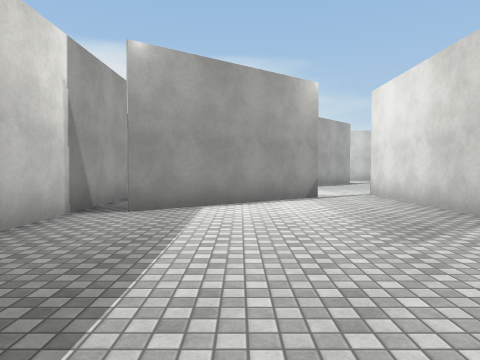
[1] (above)

21 first-person views from a walk through a Unity game level. The camera is 1.4 m above the floor, tilts 2° down and sees 70° across. The floor is counted in squares, 2 m on a side. Each view is taken from the middle of a square. On the plan, view 1 faces up. The plan holds only what a view shows up to about 11 squares ahead; the rest is blank. The player is left out. Surface patterns are stand-ins for the level's own textures.

[2]
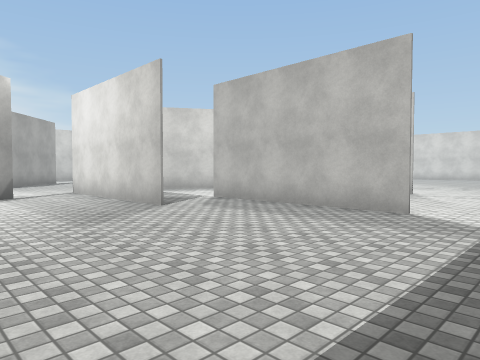

[3]
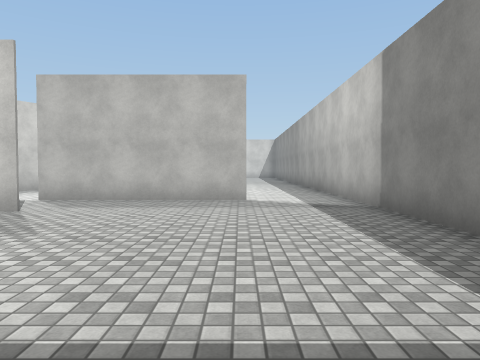

[4]
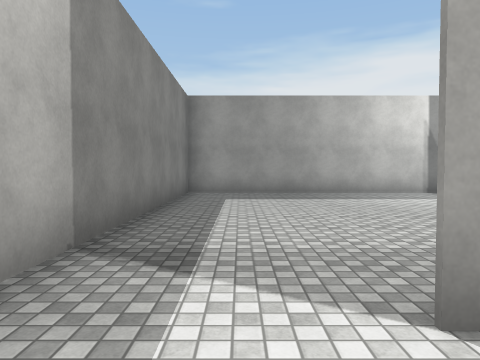

[5]
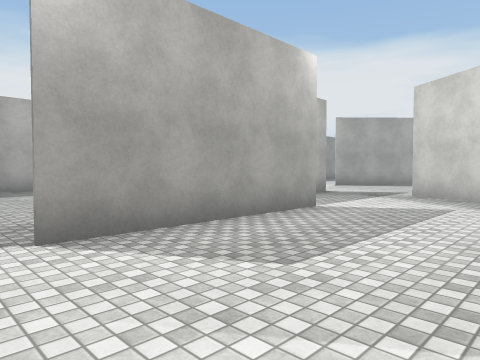

[6]
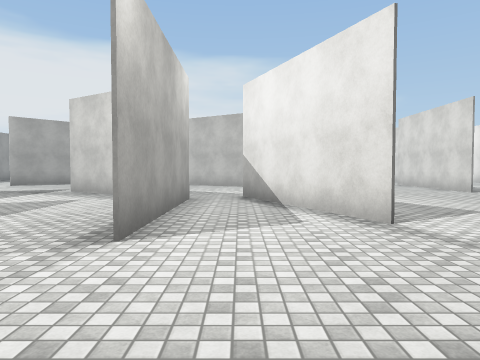

[7]
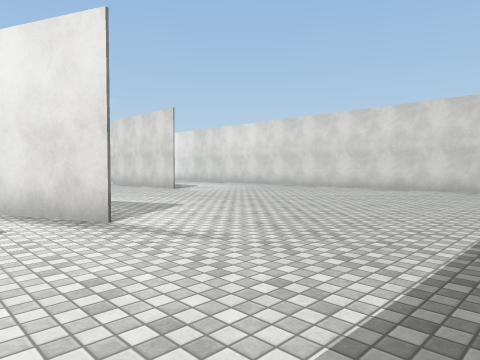

[8]
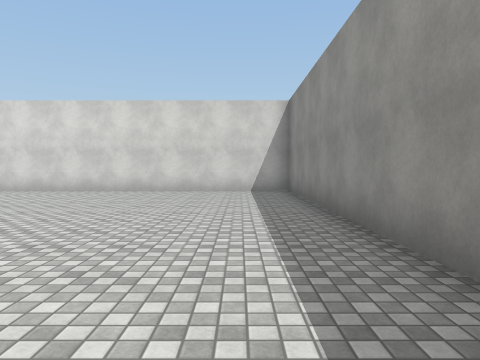

[9]
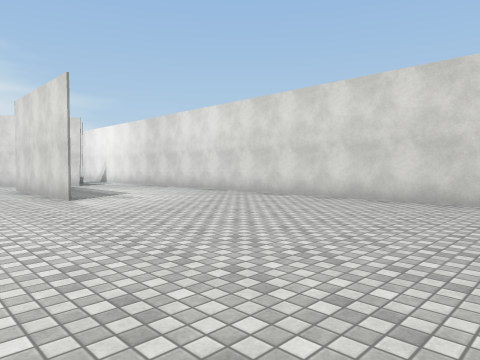

[10]
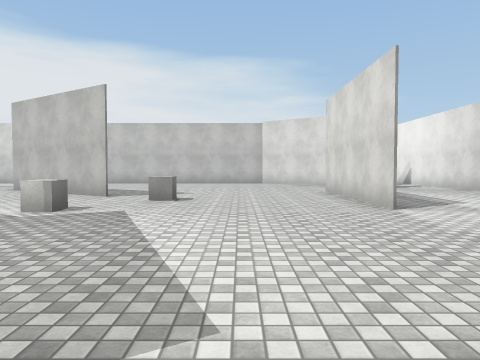

[11]
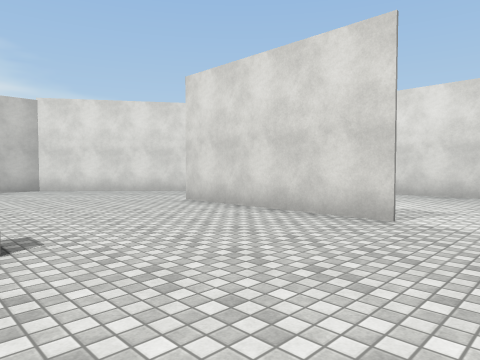

[12]
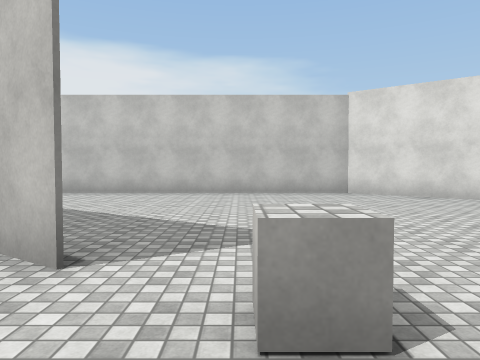

[13]
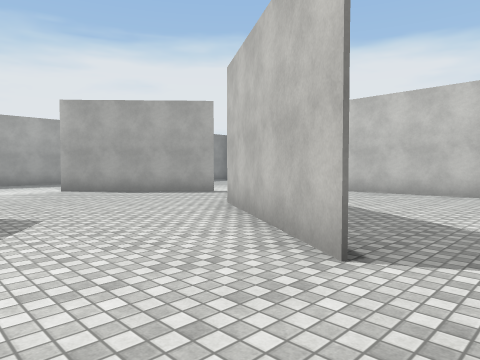

[14]
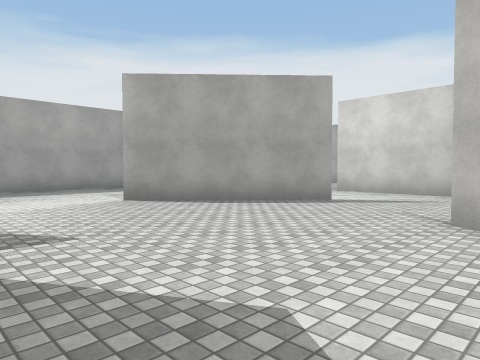

[15]
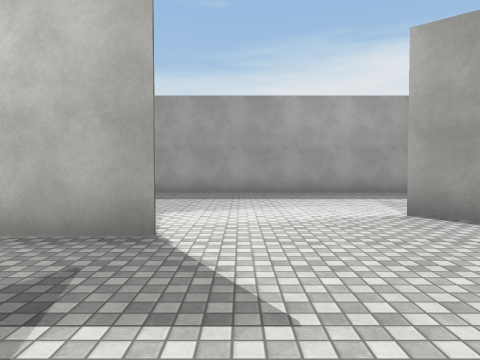

[16]
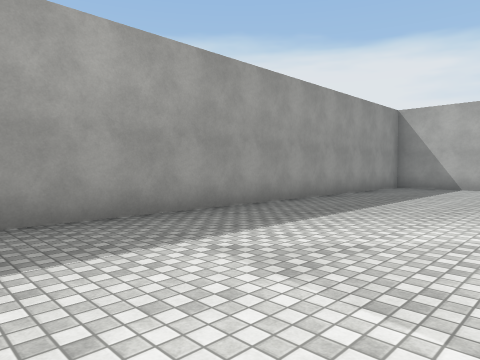

[17]
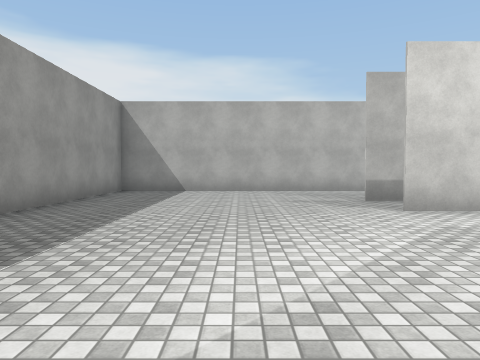

[18]
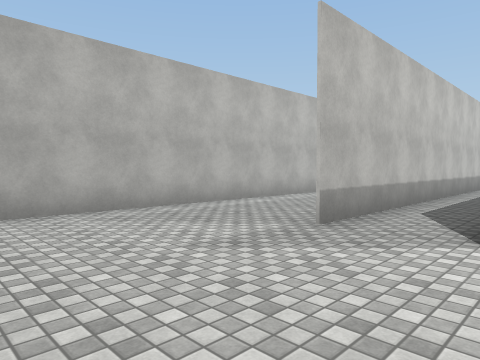

[19]
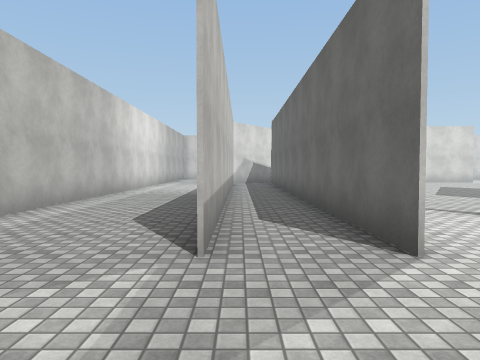

[20]
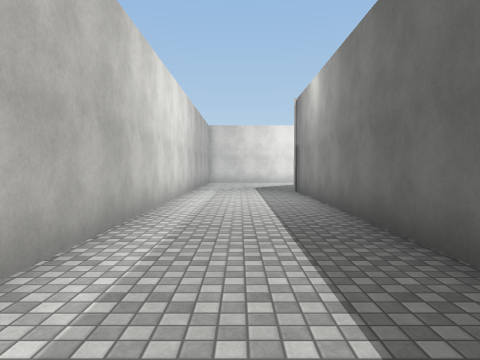

[21]
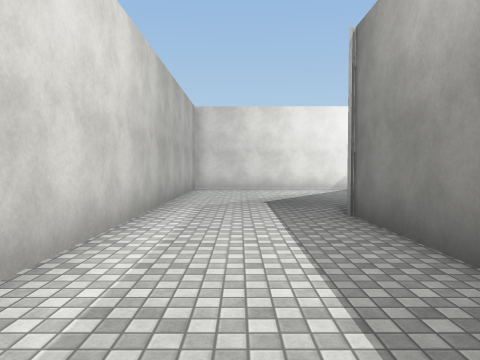

### Floor plan
Points are (right, up) in squares from view 1. A wall is a line through its corners. A room is listed if a view was taken in it or the views show most of it. See-through windows are left out.
Room 1 (views 1, 2, 3)
walls: (3.5, 4.5) (3.5, 5.5); (5.5, 0.8) (5.5, 4.5); (-2.6, 5.5) (-2.6, -1.5) (5.5, -1.5); (0.9, 7.6) (-1.9, 5.4)
ways out: opening at (-2, 6) to room 2; opening at (2.5, 6.5) to room 2; opening at (5, 5) to room 2; opening at (6, -0.5) to room 2
Room 2 (views 4, 5, 6, 7, 8, 9, 10, 11, 12, 13, 14, 15, 16, 17, 18, 19, 20, 21)
walls: (11.8, 11.3) (7.8, 13.8); (9.9, 6.9) (9.9, 2.1); (8.9, 7.3) (5.9, 9.2); (17.6, 8.6) (17.6, 13.4); (5.1, 15.8) (1.9, 12.4); (5.6, 5.5) (5.6, 0.8); (3.5, 9.2) (3.5, 7.5); (12.9, 3.3) (11.1, 7.5); (5.5, 4.5) (5.5, 5.5); (3.5, 5.5) (3.5, 9.1); (19.3, 15.6) (16, 18.6) (3.6, 18.6); (1.9, 8.3) (0.9, 7.6); (8.2, 20.3) (16.1, 20.3); (22.3, 13.4) (22.3, 14.1); (14, -1.5) (22.3, -1.5) (22.3, 10.5); (5.5, -1.5) (9, -1.5); (22, 23.5) (-2.6, 23.5) (-2.6, 5.5)
ways out: opening at (-2, 6) to room 1; opening at (2.5, 6.5) to room 1; opening at (5, 5) to room 1; opening at (6, -0.5) to room 1; gap at (11, 7)
objects: cube (12, 9); cube (13, 11)

Where each view was taken, in squares from view 1:
view 1: 0 up, 0 right, facing up
view 2: 1 down, 0 right, facing up-right
view 3: 1 up, 2 left, facing right
view 4: 0 up, 7 right, facing left
view 5: 0 up, 9 right, facing up-left
view 6: 1 down, 11 right, facing up
view 7: 1 down, 11 right, facing up-right
view 8: 0 up, 12 right, facing right
view 9: 1 up, 15 right, facing up-right
view 10: 3 up, 15 right, facing up
view 11: 7 up, 13 right, facing up-right
view 12: 9 up, 13 right, facing up
view 13: 9 up, 13 right, facing up-left
view 14: 9 up, 9 right, facing up-left
view 15: 10 up, 7 right, facing left
view 16: 11 up, 2 right, facing up-left
view 17: 13 up, 1 right, facing up
view 18: 18 up, 0 right, facing up-right
view 19: 20 up, 1 right, facing right
view 20: 22 up, 6 right, facing right
view 21: 22 up, 11 right, facing right
